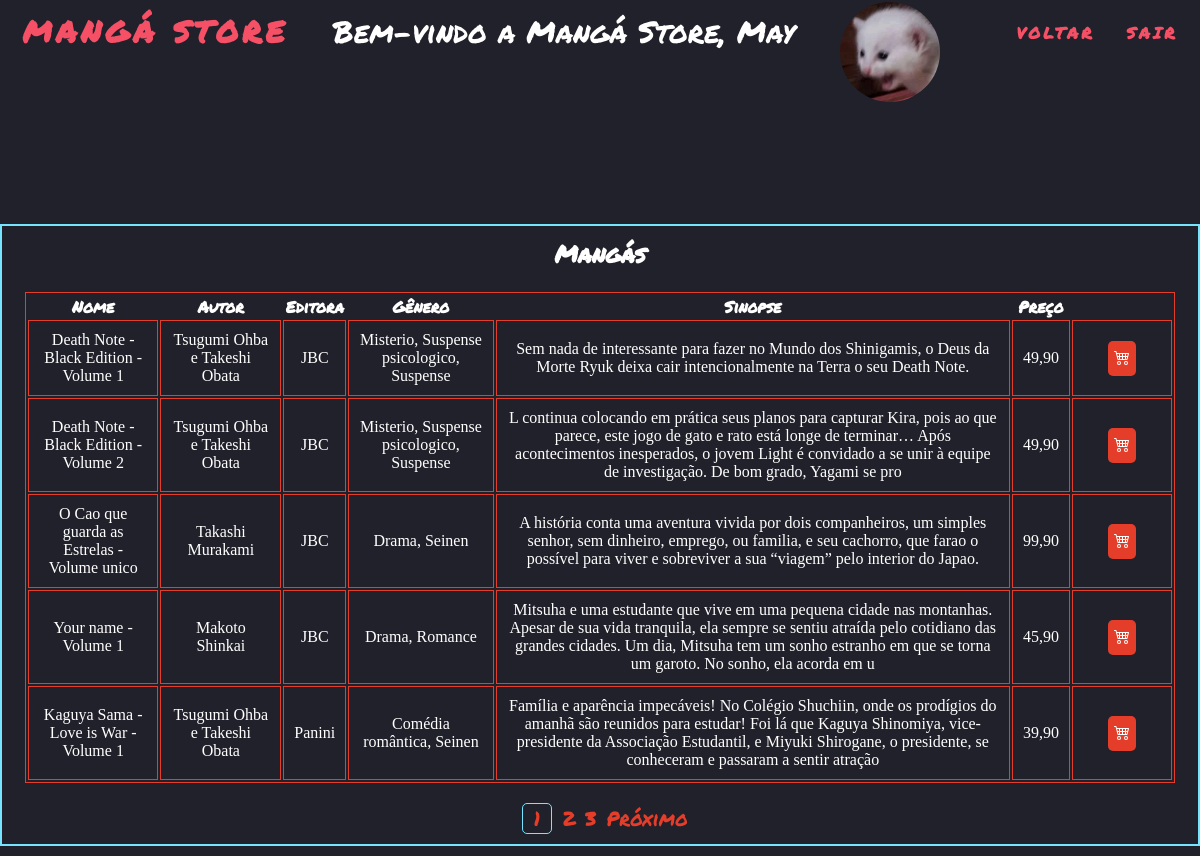
Page /pages/mangas/mangas_com_login.php?pagina=1 (signed in) on the earlier database version.
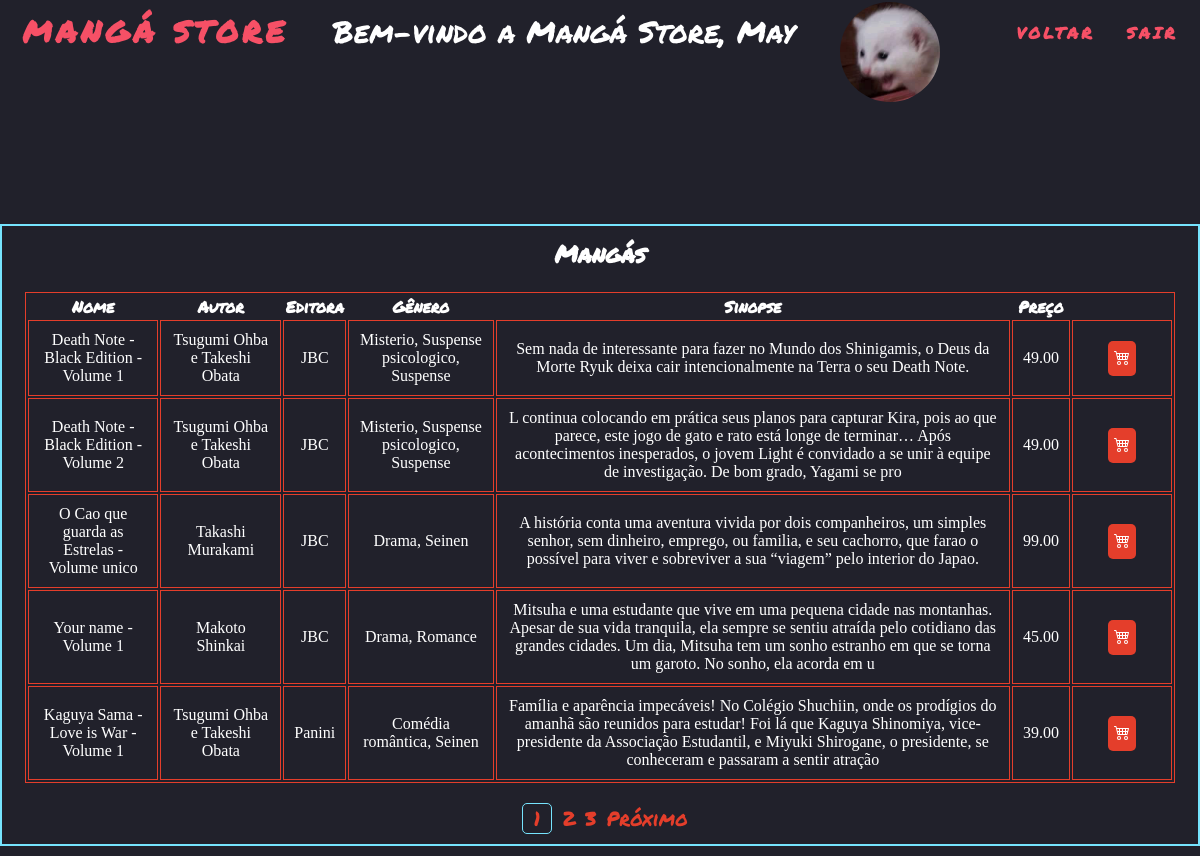
Same page on the later database version.
### tables this page shows
CREATE TABLE IF NOT EXISTS `manga` (
    `idManga` int(2) NOT NULL AUTO_INCREMENT,
    `nome` varchar(45) NOT NULL,
    `autor` varchar(45) NOT NULL,
    `editora` varchar(45) NOT NULL,
    `genero` varchar(45) NOT NULL,
    `sinopse` varchar(255) NOT NULL,
    `preco` DECIMAL(10, 2) NOT NULL,
    PRIMARY KEY (`idManga`)
);

### pages/mangas/mangas_com_login.php (the view, shortened to what this page needs)
<?php
include_once('../connection/config.php');
if (isset($_GET['pagina'])) {
    $pag = $_GET['pagina'];
    $busca = "SELECT * FROM manga";
    $todos = mysqli_query($con, $busca);
    $registros = "5";
    $tr = mysqli_num_rows($todos);
    $tp = ceil($tr / $registros);
    $inicio = ($registros * $pag) - $registros;
    $limite = mysqli_query($con, "$busca LIMIT $inicio, $registros");
    $proximo = $pag + 1;
}
?>
<!DOCTYPE html>
<html lang="pt-br">
<head>
    <link rel="stylesheet" href="lista_manga.css">
    <link rel="stylesheet" href="../../src/css/index.css">
</head>
<body>
    <header>
        <nav class="menu">
            <h1 class="logo">Mangá Store</h1>
            <p class="bem-vindo">Bem-vindo a Mangá Store, <?php echo $_SESSION["nome"]; ?></p>
            <img class="avatar" src="<?php echo $_SESSION["avatar"]; ?>" alt="">
            <ul class="nav-list">
                <li><a href="../sistema/sistema.php">Voltar</a></li>
                <li><a href="../login/login.php">Sair</a></li>
            </ul>
        </nav>
    </header>
    <main>
        <section class="sistema">
            <div class="sistema-box">
                <div class="sistema-container">
                    <h2>Mangás</h2>
                    <div class="table-container">
                        <table class="table">
                            <thead>
                                <tr>
                                    <th scope="col">Nome</a></th>
                                    <th scope="col">Autor</th>
                                    <th scope="col">Editora</th>
                                    <th scope="col">Gênero</th>
                                    <th scope="col">Sinopse</th>
                                    <th scope="col">Preço</th>
                                </tr>
                            </thead>
                            <tbody>
                                <?php
                                while ($dados = mysqli_fetch_array($limite)) {
                                    $nome = $dados['nome'];
                                    $autor = $dados['autor'];
                                    $editora = $dados['editora'];
                                    $genero = $dados['genero'];
                                    $sinopse = $dados['sinopse'];
                                    $preco = $dados['preco'];
                                ?>
                                    <tr>
                                        <td><?= $nome ?></td>
                                        <td><?= $autor ?></td>
                                        <td><?= $editora ?></td>
                                        <td><?= $genero ?></td>
                                        <td><?= $sinopse ?></td>
                                        <td><?= $preco ?></td>
                                        <td class="btns">
                                            <a class='btnComprar' href='#' title='Comprar'>
                                                </a>
                                        </td>
                                    </tr>
                                <?php } ?>
                            </tbody>
                        </table>
                    </div>
                    <nav class="paginacao-container">
                        <ul class="pagination">
                            <?php
                            for ($i = 1; $i <= $tp; $i++) {
                                if ($pag == $i) {
                                    echo "<li class='page-item active'><a class='page-link' href='?pagina=$i'>$i</a></li>";
                                } else {
                                    echo "<li class='page-item'><a class='page-link' href='?pagina=$i'>$i</a></li>";
                                }
                            }
                            ?>
                            <?php
                            if ($pag < $tp) {
                            ?>
                                <li class="page-item">
                                    <a class="page-link" href="?pagina=<?= $proximo; ?>" aria-label="Próximo">
                                        <span aria-hidden="true">Próximo</span>
                                    </a>
                                </li>
                            <?php } ?>
                        </ul>
                    </nav>
                </div>
            </div>
        </section>
    </main>
</body>
</html>

### pages/mangas/lista_manga.css (style rules this page uses)
:root { --red: #F65066; --orange: #E43E2B; --white: #fff; --blue: #76E4FE; --bg-color: #21212B; }
* { padding: 0; margin: 0; box-sizing: border-box; scroll-behavior: smooth; }
li { list-style: none; }
a { text-decoration: none; }
body { background-color: var(--bg-color); }
header { margin-bottom: 150px; }
.logo { font-family: 'Permanent Marker', cursive; font-size: 24px; text-transform: uppercase; letter-spacing: 4px; color: var(--red); font-weight: bold; font-size: 30px; }
.menu { display: flex; justify-content: space-around; align-items: center; font-family: sans-serif; height: 8vh; }
.bem-vindo { color: var(--white); font-size: 30px; font-family: 'Permanent Marker', cursive; }
.nav-list { list-style: none; display: flex; }
.nav-list li { letter-spacing: 3px; margin-left: 32px; }
.nav-list a { font-family: 'Permanent Marker', cursive; color: var(--red); font-weight: bold; text-transform: uppercase; }
.sistema { display: flex; justify-content: space-around; width: 940px; margin: 0 auto; color: #fff; align-items: center; font-family: cursive; }
.sistema-box { display: flex; flex-direction: column; align-items: center; background: var(--bg-color); width: 940px; padding: 10px; }
.sistema-container { display: flex; flex-direction: column; align-items: center; border: 2px solid var(--blue); width: 1200px; padding: 10px; }
.table-container { display: flex; justify-content: center; align-items: center; margin-top: 20px; }
.table { border: 1px solid var(--orange); width: 1150px; text-align: center; }
.table td { font-family: cursive; border: 1px solid var(--orange); padding: 10px; }
.btns { width: 100px; }
.btnComprar { background-color: var(--orange); color: #fff; padding: 6px; border-radius: 5px; }
.avatar { width: 100px; height: 100px; border-radius: 50%; margin-top: 40px; }
.paginacao-container { display: flex; justify-content: center; align-items: center; }
.pagination { display: flex; justify-content: center; align-items: center; margin-top: 20px; }
.page-item { display: flex; justify-content: center; align-items: center; margin-left: 10px; }
.page-link { color: var(--orange); font-size: 20px; text-decoration: none; }
.active { border: 1px solid var(--blue); border-radius: 5px; width: 30px; }

### src/css/index.css (style rules this page uses)
:root { --red: #F65066; --orange: #E43E2B; --white: #fff; --blue: #76E4FE; }
* { padding: 0; margin: 0; box-sizing: border-box; scroll-behavior: smooth; font-family: 'Permanent Marker', cursive; }
li { list-style: none; }
a { text-decoration: none; }
body { background-color: #21212B; }
.logo { font-size: 24px; text-transform: uppercase; letter-spacing: 4px; }
.menu { display: flex; justify-content: space-around; align-items: center; font-family: sans-serif; height: 8vh; }
.logo { color: var(--red); font-weight: bold; font-size: 30px; }
.nav-list { list-style: none; display: flex; }
.nav-list li { letter-spacing: 3px; margin-left: 32px; }
.nav-list a { color: var(--red); font-weight: bold; text-transform: uppercase; }

Differences in the rows shown:
changed manga "Death Note - Black Edition - Volume 1": preco "49,90" → "49.00"
changed manga "Death Note - Black Edition - Volume 2": preco "49,90" → "49.00"
changed manga "O Cao que guarda as Estrelas - Volume unico": preco "99,90" → "99.00"
changed manga "Your name - Volume 1": preco "45,90" → "45.00"
changed manga "Kaguya Sama - Love is War - Volume 1": preco "39,90" → "39.00"
